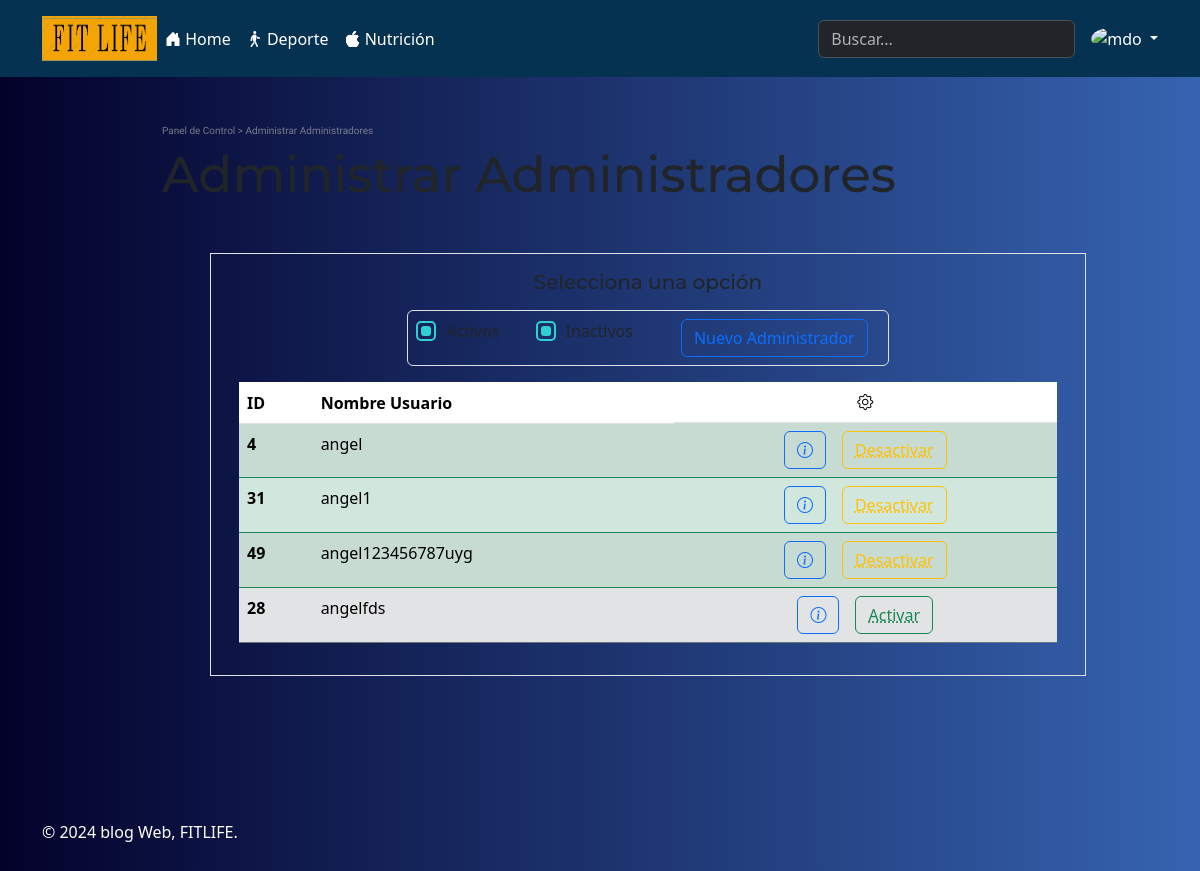
The app's page /views/admin_panel_admins.php (signed in) with its own data.
### tables this page shows
CREATE TABLE `usuarios` (
  `id` int(11) NOT NULL,
  `usuario` varchar(50) NOT NULL,
  `password` varchar(255) NOT NULL,
  `tipo` enum('admin','editor','pendiente') NOT NULL,
  `nombre` varchar(60) NOT NULL COMMENT 'Nombre del usuario',
  `apellido` varchar(100) NOT NULL,
  `email` varchar(50) NOT NULL COMMENT 'Email del usuario',
  `fecha_registro` datetime NOT NULL DEFAULT current_timestamp() COMMENT 'Fecha y hora de registro',
  `telefono` bigint(10) NOT NULL,
  `experiencia` text NOT NULL,
  `status` varchar(20) NOT NULL,
  `thumb` varchar(200) NOT NULL
);

### functions.php (called while the page is built, shortened)
<?php
function obtener_usuarios($conexion){
    $sentencia = $conexion ->prepare("SELECT * FROM usuarios WHERE tipo = 'editor' || tipo = 'admin'");
    $sentencia -> execute();
    return $sentencia->fetchAll();
}
?>

### views/admin_panel_admins.php (the view, shortened to what this page needs)
<?php
require '../admin/config.php';
require '../views/header.php';
require '../functions.php';
$conexion = conexion($bd_config);
$activos = obtener_usuarios($conexion);
?>
<section class="container mt-5 w-75">
    <h4 class="migajas-pan">Panel de Control > Administrar Administradores</h4>
    <h2 class="panel">Administrar Administradores</h2>
    <form class="container m-5 p-3 border">
        <div class="container text-center">
            <div class="container mb-3 text-center">
                <h4 class="fs-5 Texto">Selecciona una opción</h4>
            </div>
            <div class="row">
                <div class="border-1 col">
                    <div>
                        <div class="btn-group btn-group-toggle border p-2 align-items-center" data-toggle="buttons">
                            <div class="d-flex flex-row gap-3">
                                <div class="Fila-Filtros-ActInac">
                                    <label class="Labels">
                                        <input type="checkbox" class="Inputs" name="Usuarios-Activos" id="Usuarios-Activos">
                                    </label>
                                </div>
                                <div class="Fila-Filtros-ActInac">
                                    <label class="Labels">
                                        <input type="checkbox" class="Inputs" name="Usuarios-Inactivos" id="Usuarios-Inactivos">
                                    </label>
                                </div>
                                <div class="container text-center">
                                    <a href="<?php echo RUTA . '/admin/añadir.php';?>" class="btn btn-outline-primary">
                                        Nuevo Administrador
                                    </a>
                                </div>
                            </div>
                        </div>
                    </div>
                </div>
            </div>
        </div>
        <div class="container mt-3">
            <table class="table table-striped">
                <thead>
                    <tr>
                        <th scope="col">ID</th>
                        <th scope="col">Nombre Usuario</th>
                        <th class="d-flex justify-content-center" scope="col"> <i class="bi bi-gear"></i> </th>
                    </tr>
                </thead>
                <tbody>
                    <?php foreach($activos as $activo): ?>
                        <?php if ($activo['tipo'] == 'admin' && $activo['status'] == 'activo'): ?>
                    <tr class="activo table-success border-success">
                        <th scope="row"><?php echo $activo['id'];?></th>
                        <td><?php echo $activo['usuario'];?></td>
                        <td>
                            <div class="d-flex justify-content-center gap-3">
                                <a class="btn btn-outline-primary" href="<?php echo RUTA ?>perfil.php?usuario=<?php echo $activo['id']; ?>">
                                    <abbr title="Informacion del usuario">
                                        <i class="bi bi-info-circle"></i>
                                    </abbr>
                                </a>
                                <a href="#" class="btn btn-outline-warning" id="desactivar" data-id="<?php echo $activo['id']; ?>">
                                    <abbr title="Desactivar esta publicacion">Desactivar</abbr>
                                </a>
                            </div>
                        </td>
                    </tr>
                    <?php endif; ?>
                    <?php endforeach; ?>
                    <?php foreach($activos as $activo): ?>
                        <?php if ($activo['tipo'] == 'admin' && $activo['status'] == 'inactivo'): ?>
                    <tr class="inactivo table-secondary border-secondary">
                        <th scope="row"><?php echo $activo['id'];?></th>
                        <td><?php echo $activo['usuario'];?></td>
                        <td>
                            <div class="d-flex justify-content-center gap-3">
                                <a class="btn btn-outline-primary" href="<?php echo RUTA ?>perfil.php?usuario=<?php echo $activo['id']; ?>">
                                    <abbr title="Informacion del usuario">
                                        <i class="bi bi-info-circle"></i>
                                    </abbr>
                                </a>
                                <a href="#" class="btn btn-outline-success" id="activar" data-id="<?php echo $activo['id']; ?>">
                                    <abbr title="Activar usuario">Activar</abbr>
                                </a>
                            </div>
                        </td>
                    </tr>
                    <?php endif; ?>
                    <?php endforeach; ?>
                </tbody>
            </table>
        </div>
    </form>
</section>
<?php require '../views/footer.php'; ?>

### css/estilos.css (style rules this page uses)
* { margin: 0; padding: 0; -webkit-box-sizing: border-box; -moz-box-sizing: border-box; box-sizing: border-box; }
body { font-size: 16px; font-family: 'Open Sans', sans-serif; background: #13486f; border: none; }
h1, h2, h3, h4, h5, h6 { font-family: "Oswald", Arial, Sans-serif; font-weight: normal; }
a { text-decoration: none; color:#d4dfe3; }

### css/IndexAdmin/PanelControl.css (style rules this page uses)
:root { --fontPrimary: "Montserrat", sans-serif; }
.migajas-pan { font-size: 15px; font-weight: lighter; color: rgba(170, 170, 170, 0.681); }
.Texto { font-size: 20px; font-family: var(--fontPrimary); }
.panel { font-size: 35px; font-family: var(--fontPrimary); }
@media (min-width: 768px) { .migajas-pan { font-size: 10px; } }
@media (min-width: 768px) { .Texto { font-size: 25px; } }
@media (min-width: 768px) { .panel { font-size: 50px; } }
.Inputs { appearance: none; width: 20px; height: 20px; border: 2px solid #30cfd0; border-radius: 5px; background-color: transparent; display: inline-block; position: relative; margin-right: 10px; cursor: pointer; }
.Inputs:before { content: ""; background-color: #30cfd0; display: block; position: absolute; top: 50%; left: 50%; transform: translate(-50%, -50%) scale(0); width: 10px; height: 10px; border-radius: 3px; transition: all 0.3s ease-in-out; }
.Inputs:checked:before { transform: translate(-50%, -50%) scale(1); }
.Labels { font-size: 18 px; cursor: pointer; user-select: none; display: flex; align-items: center; }
.Fila-Filtros-ActInac { margin-right: 20px; margin-bottom: 10px; }

### css/styleTime.css (style rules this page uses)
body { background: #1E3C72 !important; background: -webkit-linear-gradient(to right, #03022b, #102b5e) !important; background: linear-gradient(to right, #03022b, #3663b0) !important; min-height: 100vh; }

### records on screen
usuarios: id "4", usuario "angel"
usuarios: id "31", usuario "angel1"
usuarios: id "49", usuario "angel123456787uyg"
usuarios: id "28", usuario "angelfds"
